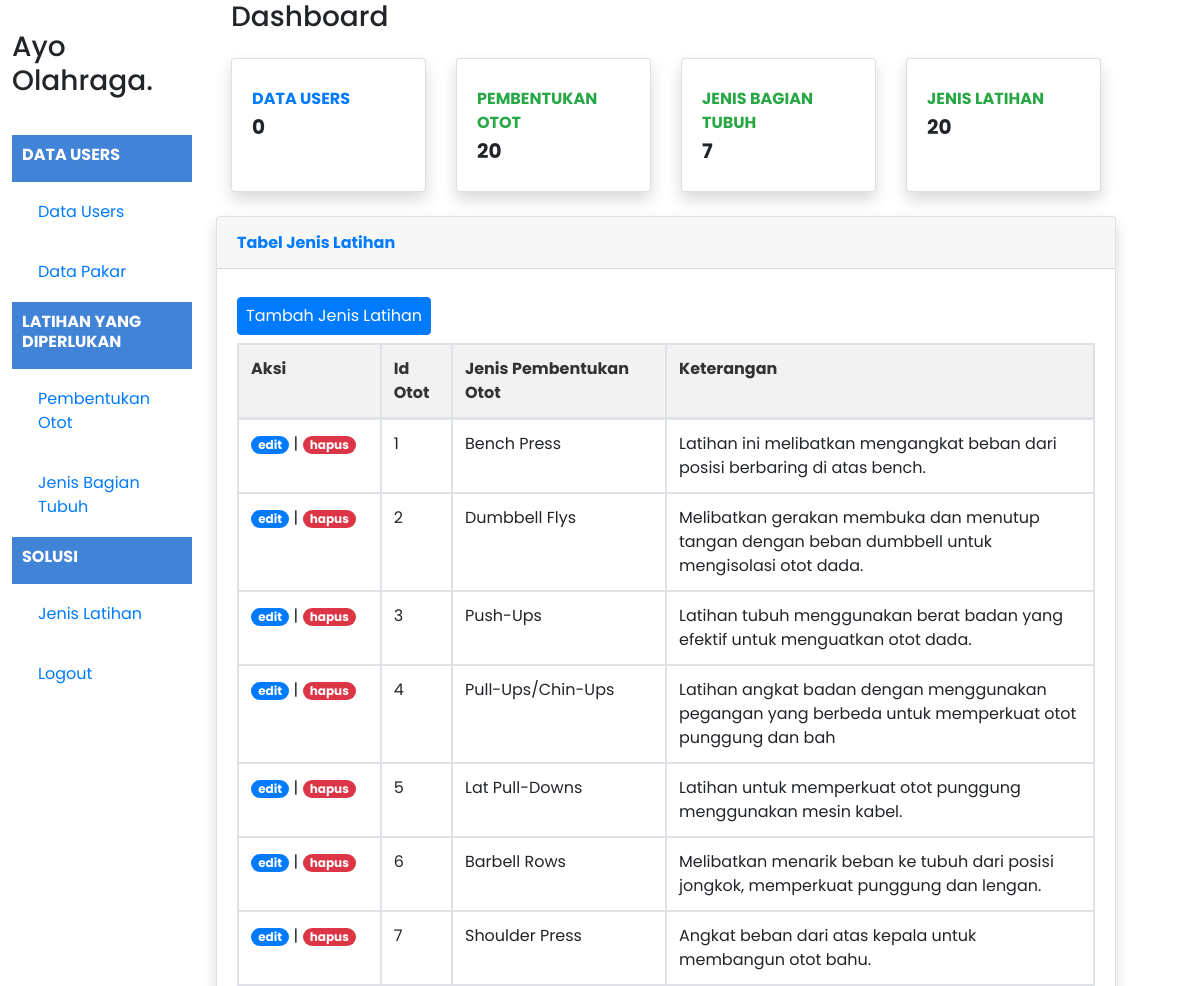
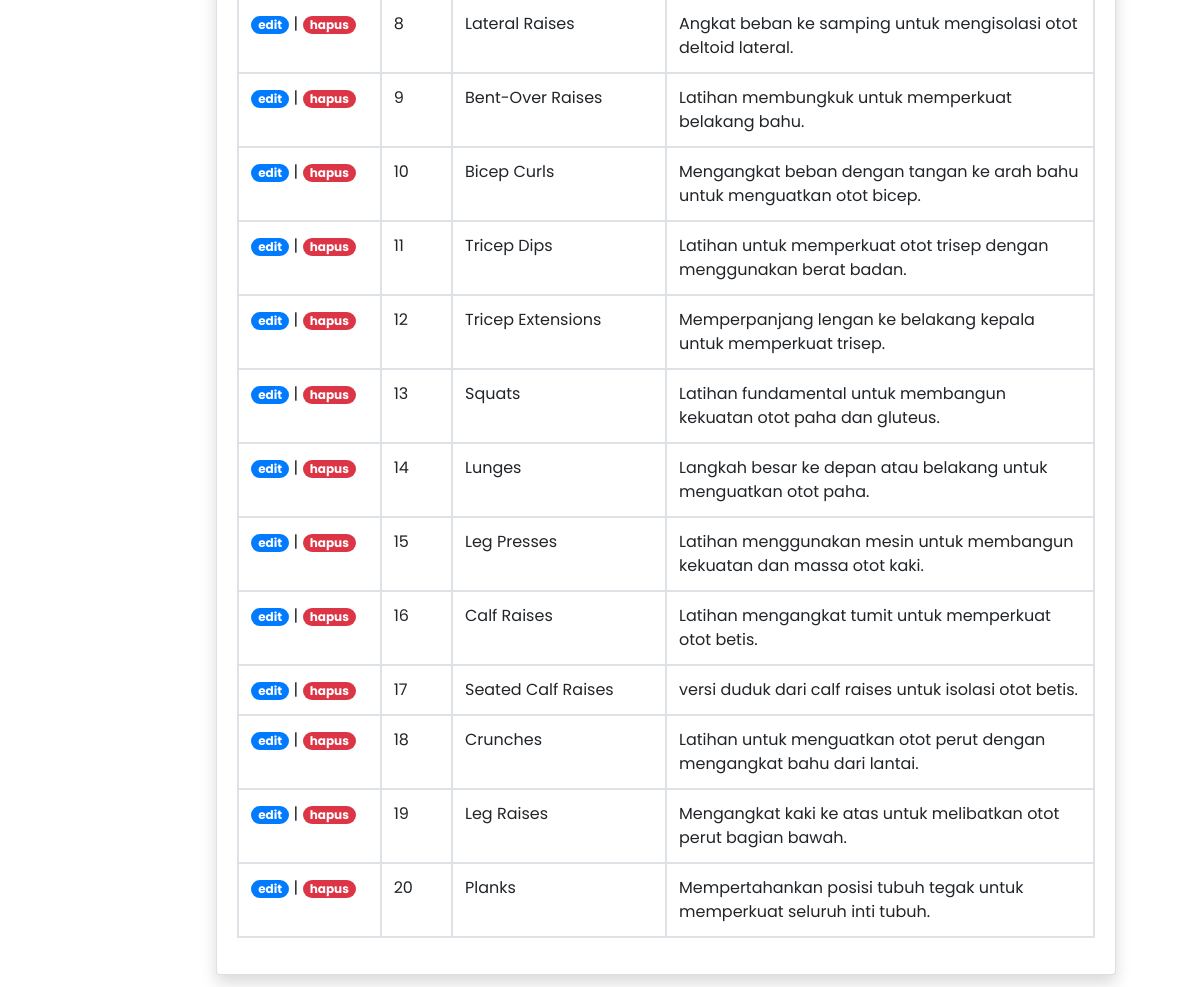
The page /indexSolusi.php (signed in) on the database as committed earlier (2 pictures, top to bottom).
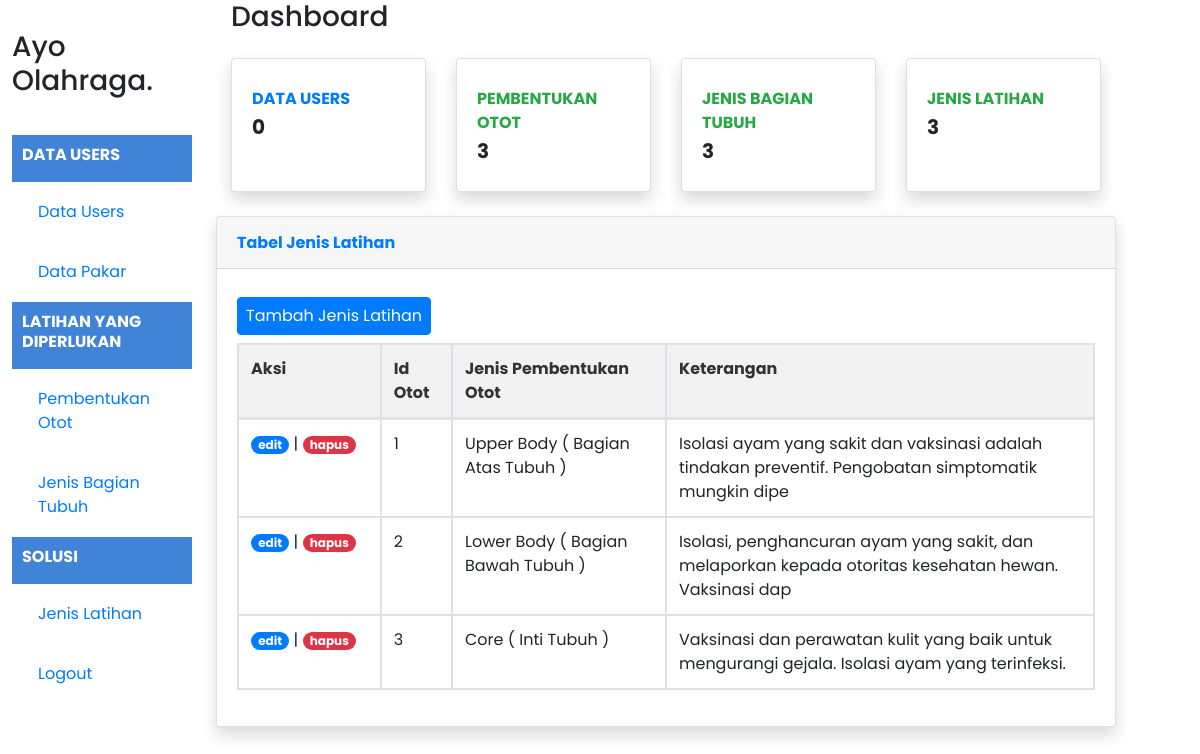
The same page on the database as committed later.
### tables this page shows
CREATE TABLE `solusi` (
  `id_solusi` int(11) NOT NULL,
  `id_penyakit` int(11) NOT NULL,
  `deskripsi` varchar(255) NOT NULL,
  `solusi` varchar(100) NOT NULL
);

CREATE TABLE `penyakit` (
  `id_penyakit` int(11) NOT NULL,
  `penyakit` varchar(100) NOT NULL
);

### indexSolusi.php (the view, shortened to what the changed rows need)
<?php
include "function.php";
$querySolusi = mysqli_query($koneksi, "SELECT id_solusi, penyakit,deskripsi, solusi FROM solusi INNER JOIN penyakit ON solusi.id_penyakit = penyakit.id_penyakit");
$jumlahPenyakit = mysqli_query($koneksi, "SELECT COUNT('id_penyakit') as jml_penyakit FROM penyakit");
$penyakit = mysqli_fetch_assoc($jumlahPenyakit);
$jumlahGejala = mysqli_query($koneksi, "SELECT COUNT('id_gejala') as jml_gejala FROM gejala");
$gejala = mysqli_fetch_assoc($jumlahGejala);
$jumlahSolusi = mysqli_query($koneksi, "SELECT COUNT('solusi') as jml_solusi FROM solusi");
$solusi = mysqli_fetch_assoc($jumlahSolusi);
?>
<!DOCTYPE html>
<html lang="en">
<head>
    <link rel="stylesheet" href="style.css">
    <link rel="stylesheet" href="https://stackpath.bootstrapcdn.com/bootstrap/4.4.1/css/bootstrap.min.css" />
</head>
<body>
    <div class="kanan">
        <div class="container-fluid">
            <div class="d-sm-flex align-items-center justify-content-between mb-4">
                <h1 class="h3 mb-0 text-gray-800">Dashboard</h1>
            </div>
            <div class="row">
                <div class="col-xl-3 col-md-6 mb-4">
                    <div class="card border-left-success shadow h-100 py-2">
                        <div class="card-body">
                            <div class="row no-gutters align-items-center">
                                <div class="col mr-2">
                                    <div class="text-xs font-weight-bold text-success text-uppercase mb-1">Pembentukan Otot</div>
                                    <div class="h5 mb-0 font-weight-bold text-gray-800"><?= $penyakit['jml_penyakit']; ?></div>
                                </div>
                            </div>
                        </div>
                    </div>
                </div>
                <div class="col-xl-3 col-md-6 mb-4">
                    <div class="card border-left-info shadow h-100 py-2">
                        <div class="card-body">
                            <div class="row no-gutters align-items-center">
                                <div class="col mr-2">
                                    <div class="text-xs font-weight-bold text-success text-uppercase mb-1">Jenis Bagian Tubuh</div>
                                    <div class="h5 mb-0 font-weight-bold text-gray-800"><?= $gejala['jml_gejala']; ?></div>
                                </div>
                            </div>
                        </div>
                    </div>
                </div>
                <div class="col-xl-3 col-md-6 mb-4">
                    <div class="card border-left-warning shadow h-100 py-2">
                        <div class="card-body">
                            <div class="row no-gutters align-items-center">
                                <div class="col mr-2">
                                    <div class="text-xs font-weight-bold text-success text-uppercase mb-1">Jenis Latihan</div>
                                    <div class="h5 mb-0 font-weight-bold text-gray-800"><?= $solusi['jml_solusi']; ?></div>
                                </div>
                            </div>
                        </div>
                    </div>
                </div>
                <div class="card shadow mb-12">
                    <div class="card-body">
                        <form method="post" encytpe="multipart/form-data">
                            <table class="table table-bordered" id="dataTable" width="100%" cellspacing="0">
                                <thead>
                                    <tr class="d-flex">
                                        <th class="col-2">Aksi</th>
                                        <th class="col-1">Id Otot</th>
                                        <th class="col-3">Jenis Pembentukan Otot</th>
                                        <th class="col-6">Keterangan</th>
                                    </tr>
                                </thead>
                            <tbody>
                                <?php while ($data = mysqli_fetch_assoc($querySolusi)) { ?>
                                <tr class="d-flex">
                                    <td class="col-2">
                                    <a class="badge badge-pill badge-primary" href="ubahSolusi.php?id_solusi=<?php echo $data["id_solusi"]; ?>">edit</a> |
                                    <a href="function.php?act=hapusSolusi&id_solusi=<?= $data['id_solusi']; ?>" onclick="return confirm('Yakin ingin menghapus data?');" class="badge badge-pill badge-danger">hapus</a>
                                    </td>
                                    <td class="col-1"><?= $data['id_solusi']; ?></td>
                                    <td class="col-3"><?= $data['penyakit']; ?></td>
                                    <td class="col-6"><?= $data['solusi']; ?></td>
                                </tr>
                                <?php } ?>
                            </tbody>
                            </table>
                        </form>
                    </div>
                </div>
            </div>
        </div>
    </div>
</body>
</html>

Rows that differ between the two databases and show on the page:
removed solusi: id_solusi "4", id_penyakit.penyakit "Pull-Ups/Chin-Ups", solusi "Latihan angkat badan dengan menggunakan pegangan yang berbeda untuk memperkuat otot punggung dan bah"
removed solusi: id_solusi "5", id_penyakit.penyakit "Lat Pull-Downs", solusi "Latihan untuk memperkuat otot punggung menggunakan mesin kabel."
removed solusi: id_solusi "6", id_penyakit.penyakit "Barbell Rows", solusi "Melibatkan menarik beban ke tubuh dari posisi jongkok, memperkuat punggung dan lengan."
removed solusi: id_solusi "7", id_penyakit.penyakit "Shoulder Press", solusi "Angkat beban dari atas kepala untuk membangun otot bahu."
removed solusi: id_solusi "8", id_penyakit.penyakit "Lateral Raises", solusi "Angkat beban ke samping untuk mengisolasi otot deltoid lateral."
removed solusi: id_solusi "9", id_penyakit.penyakit "Bent-Over Raises", solusi "Latihan membungkuk untuk memperkuat belakang bahu."
removed solusi: id_solusi "10", id_penyakit.penyakit "Bicep Curls", solusi "Mengangkat beban dengan tangan ke arah bahu untuk menguatkan otot bicep."
removed solusi: id_solusi "11", id_penyakit.penyakit "Tricep Dips", solusi "Latihan untuk memperkuat otot trisep dengan menggunakan berat badan."
removed solusi: id_solusi "12", id_penyakit.penyakit "Tricep Extensions", solusi "Memperpanjang lengan ke belakang kepala untuk memperkuat trisep."
removed solusi: id_solusi "13", id_penyakit.penyakit "Squats", solusi "Latihan fundamental untuk membangun kekuatan otot paha dan gluteus."
removed solusi: id_solusi "14", id_penyakit.penyakit "Lunges", solusi "Langkah besar ke depan atau belakang untuk menguatkan otot paha."
removed solusi: id_solusi "15", id_penyakit.penyakit "Leg Presses", solusi "Latihan menggunakan mesin untuk membangun kekuatan dan massa otot kaki."
removed solusi: id_solusi "16", id_penyakit.penyakit "Calf Raises", solusi "Latihan mengangkat tumit untuk memperkuat otot betis."
removed solusi: id_solusi "17", id_penyakit.penyakit "Seated Calf Raises", solusi "versi duduk dari calf raises untuk isolasi otot betis."
removed solusi: id_solusi "18", id_penyakit.penyakit "Crunches", solusi "Latihan untuk menguatkan otot perut dengan mengangkat bahu dari lantai."
removed solusi: id_solusi "19", id_penyakit.penyakit "Leg Raises", solusi "Mengangkat kaki ke atas untuk melibatkan otot perut bagian bawah."
removed solusi: id_solusi "20", id_penyakit.penyakit "Planks", solusi "Mempertahankan posisi tubuh tegak untuk memperkuat seluruh inti tubuh."
changed solusi id 1: id_penyakit.penyakit "Bench Press" → "Upper Body ( Bagian Atas Tubuh )"; solusi "Latihan ini melibatkan mengangkat beban dari posisi berbaring di atas bench." → "Isolasi ayam yang sakit dan vaksinasi adalah tindakan preventif. Pengobatan simptomatik mungkin dipe"
changed solusi id 2: id_penyakit.penyakit "Dumbbell Flys" → "Lower Body ( Bagian Bawah Tubuh )"; solusi "Melibatkan gerakan membuka dan menutup tangan dengan beban dumbbell untuk mengisolasi otot dada." → "Isolasi, penghancuran ayam yang sakit, dan melaporkan kepada otoritas kesehatan hewan. Vaksinasi dap"
changed solusi id 3: id_penyakit.penyakit "Push-Ups" → "Core ( Inti Tubuh )"; solusi "Latihan tubuh menggunakan berat badan yang efektif untuk menguatkan otot dada." → "Vaksinasi dan perawatan kulit yang baik untuk mengurangi gejala. Isolasi ayam yang terinfeksi."
Other text that changed with them:
$penyakit['jml_penyakit']: "20" → "3"
$gejala['jml_gejala']: "7" → "3"
$solusi['jml_solusi']: "20" → "3"
